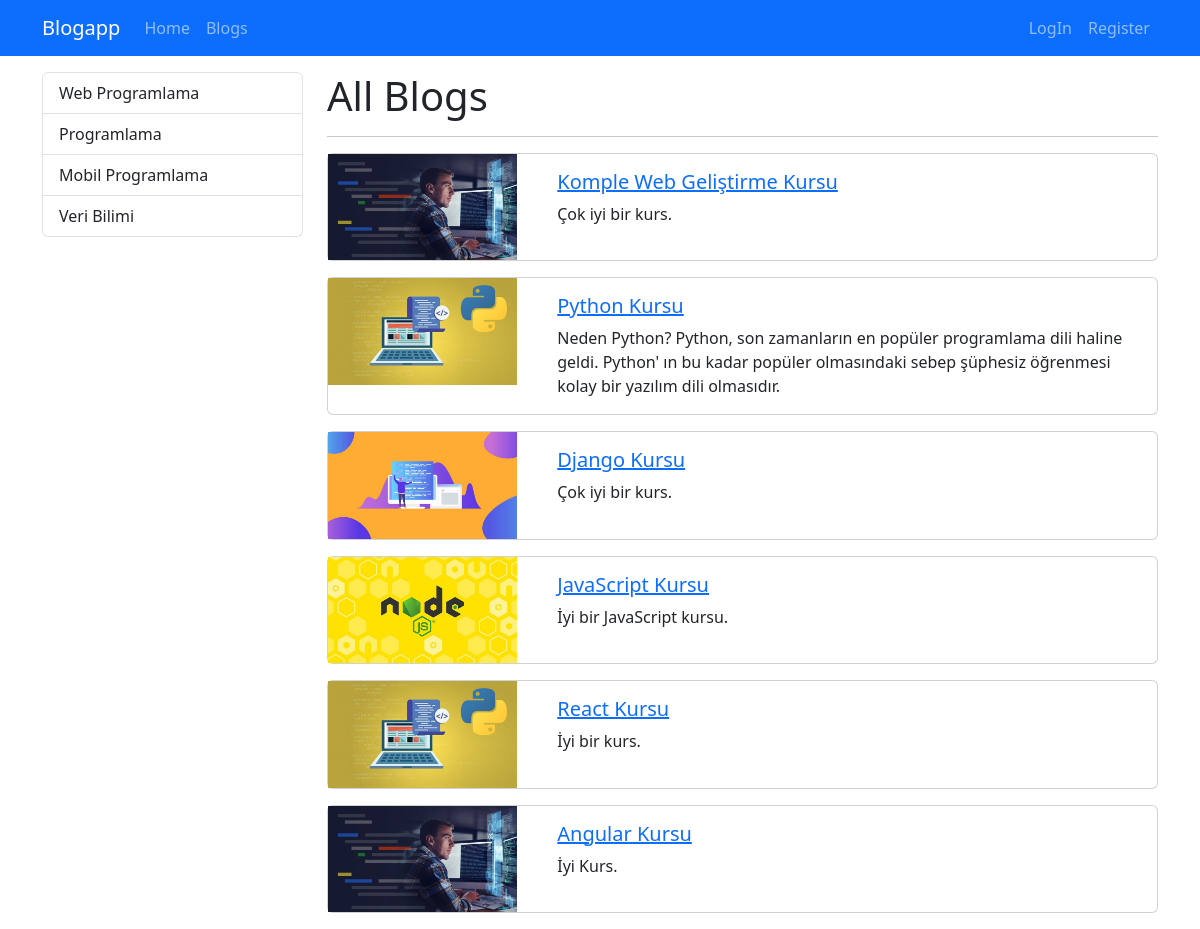
Screenshot of /blogs with the database file from the repository.
### blog/models.py (models this page shows, shortened)
class Category(models.Model):
    name = models.CharField(max_length=150)
    slug = models.SlugField(null = False, blank=True, unique = True, db_index = True, editable=False)

class Blog(models.Model):
    title = models.CharField(max_length=200)
    image = models.ImageField(upload_to = "blogs")
    description = models.TextField()
    is_active = models.BooleanField(default=False)
    is_home = models.BooleanField(default=False)
    slug = models.SlugField(null = False, blank=True, unique = True, db_index = True, editable=False)
    categories = models.ManyToManyField(Category)

### blog/views.py (the view)
# urls.py: path("blogs", views.blogs, name="blogs"),
def blogs(request):
    context = {
        "blogs": Blog.objects.filter(is_active = True),
        "categories": Category.objects.all()
    }
    return render(request, "blog/blogs.html", context)

### blog/templates/blog/blogs.html (shortened to what this page needs)
{% extends "base.html" %}
{% block content%}
    <div class="container mt-3">
        <div class="row">
            <div class="col-3">
                {% include 'partials/_categories.html' %}
            </div>
            <div class="col-9">
                <h1>All Blogs</h1>
                <hr>
                {% if blogs|length > 0 %}
                    {% for blog in blogs%}
                        {% if blog.is_active %}
                            {% include 'blog/partials/_blog.html' %}
                        {% endif %}
                    {%endfor%}
                {% else %}
                <div class = "alert alert-warning">No Blogs</div>
                {% endif %}
            </div>
        </div>
    </div>
{% endblock %}

### templates/partials/_categories.html
<div class="list-group">
    {% for category in categories  %}
        {% if category.slug == selected_category %}
            <a class="list-group-item list-group-item-action active" href="{% url 'blogs_by_category' category.slug %}" >{{category.name|title}}</a>
        {% else %}
            <a class="list-group-item list-group-item-action " href="{% url 'blogs_by_category' category.slug %}" >{{category.name|title}}</a>
        {% endif %}
    {% endfor %}
</div>

### blog/templates/blog/partials/_blog.html
{% load static %}
<div class="card mb-3">
    <div class="row">
        <div class="col-md-3">
            <img src="{{ blog.image.url }}" alt="" class="img-fluid">
        </div>
        <div class="col-md-9">
            <div class="card-body">
                <h5 class="card-title">
                    <a href="{% url 'blogs_details' blog.slug %}">
                        {{blog.title}}
                    </a>
                </h5>
                <p class="card-text">{{blog.description}}</p>
            </div>
        </div>
    </div>
</div>

### rows the page displays
Category: name "Web Programlama"
Category: name "Programlama"
Category: name "Mobil Programlama"
Category: name "Veri Bilimi"
Blog: image (picture), title "Komple Web Geliştirme Kursu", description "Çok iyi bir kurs."
Blog: image (picture), title "Python Kursu", description "Neden Python? Python, son zamanların en popüler programlama dili haline geldi. Python' ın bu kadar popüler olmasındaki sebep şüphesiz öğrenmesi kolay bir yazılım dili olmasıdır."
Blog: image (picture), title "Django Kursu", description "Çok iyi bir kurs."
Blog: image (picture), title "JavaScript Kursu", description "İyi bir JavaScript kursu."
Blog: image (picture), title "React Kursu", description "İyi bir kurs."
Blog: image (picture), title "Angular Kursu", description "İyi Kurs."
